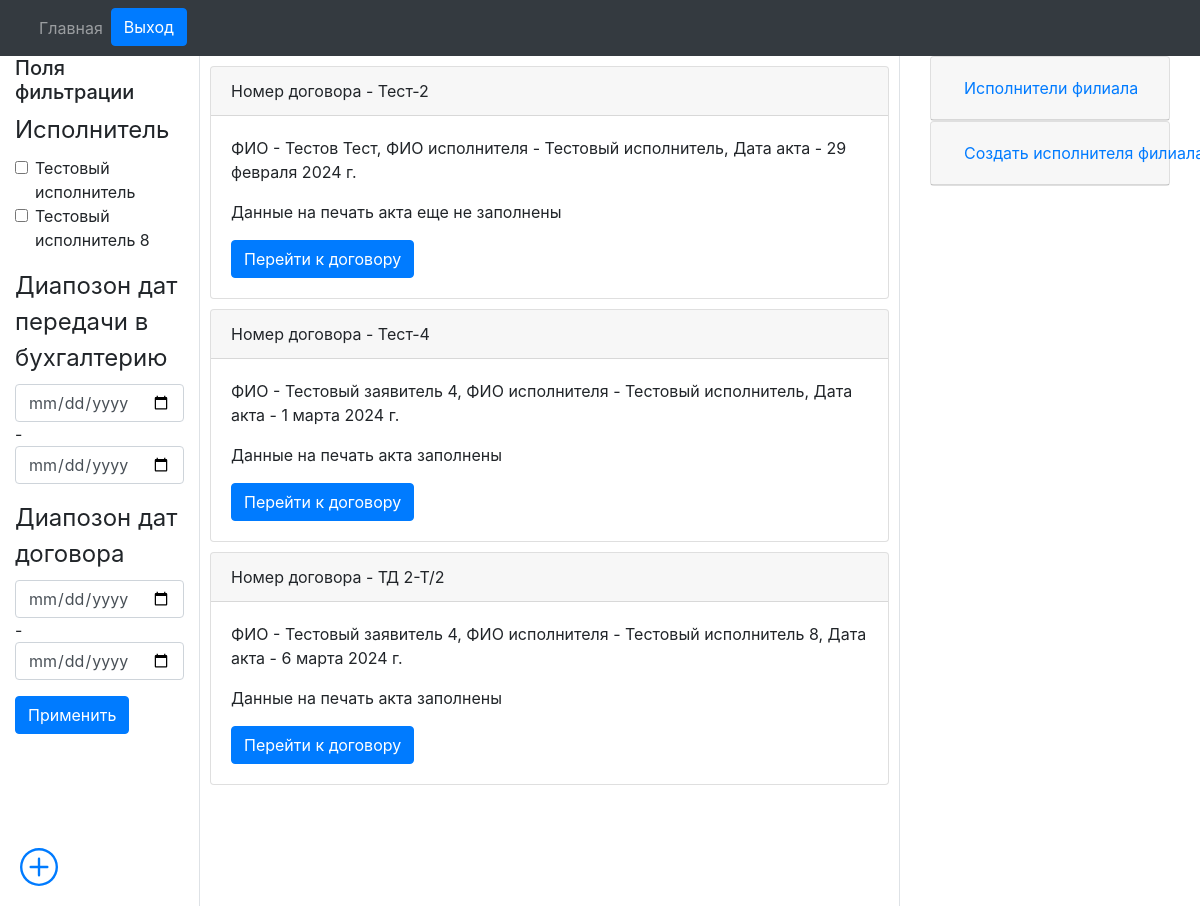
The app's page /paid_departure/filials/orders/1/ (signed in), older data.
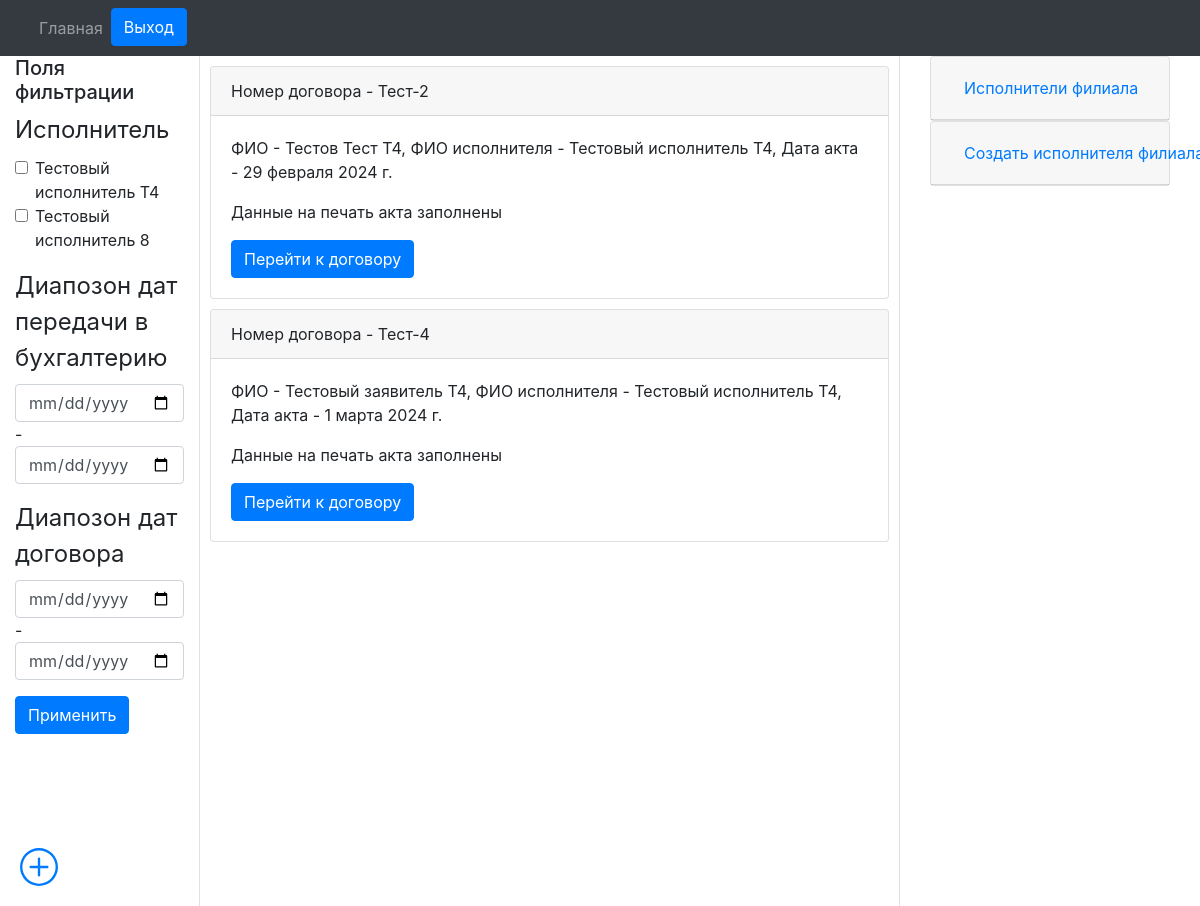
The same page, newer data.
### engine/models.py (models this page shows, shortened)
class Reestr_oferts(models.Model):
    number_orders_vozm = models.CharField(max_length=20, blank=False, verbose_name='Номер договора возм.', db_index=True)
    fio = models.CharField(max_length=128, blank=False, verbose_name='ФИО')
    date_orders = models.DateField(auto_now_add=True, verbose_name='Дата договора')
    date_akt = models.DateField(auto_now_add=True, verbose_name='Дата акта')
    exicutor = models.ForeignKey(Exicuters, on_delete=models.PROTECT, verbose_name='Исполнитель')
    filial = models.ForeignKey(Filials, on_delete=models.PROTECT, verbose_name='Филиал')
    price = models.FloatField(max_length=10, verbose_name='Цена')
    date_buhgt = models.DateField(verbose_name='Дата передачи в бухгалтерию')
    comment = models.CharField(max_length=512, verbose_name='Комментарий', blank=True)

class Exicuters(models.Model):
    fio = models.CharField(max_length=128, blank=False, verbose_name='ФИО исполнителя')
    position_filial = models.CharField(max_length=128, blank=False, default='Администратор', verbose_name='Должность')
    filial = models.ForeignKey(Filials, on_delete=models.PROTECT, verbose_name='Филиал к котрому привязан исполнитель')
    def __str__(self):
        return self.fio

### engine/views.py (the view)
# urls.py: path('filials/orders/<int:pk>/', get_orders, name='get_orders'),
@login_required
def get_orders(request, pk):
    if not request.user.has_perm('engine.view_reestr_oferts'):
        queryset = Reestr_oferts.objects.filter(filial_id=pk)
        exicuters_filial = Exicuters.objects.filter(filial_id=pk)
        if not queryset:
            form = CreateExicuterFilialFilterForm(id=pk)
            form.initial['filial'] = pk
            exicuters_filial = Exicuters.objects.filter(filial_id=pk)
            filter = ProductFilter(request.GET, queryset=Reestr_oferts.objects.filter(filial_id=pk), id=pk)
            return render(request, 'orders/orders.html', {'filter': filter, 'exicuters_filial': exicuters_filial, 'form': form})
        else:
            filial = str(queryset[0].filial)
            user_filial = str(request.user.filial)
            if filial == user_filial:
                form = CreateExicuterFilialFilterForm(id=pk)
                form.initial['filial'] = pk
                filter = ProductFilter(request.GET, queryset=Reestr_oferts.objects.filter(filial_id=pk), id=pk)
                return render(request, 'orders/orders.html', {'filter': filter, 'exicuters_filial': exicuters_filial, 'form': form})
            else:
                raise PermissionError
    else:
        form = CreateExicuterFilialFilterForm(id=None)
        form.initial['filial'] = pk
        exicuters_filial = Exicuters.objects.filter(filial_id=pk)
        filter = ProductFilter(request.GET, queryset=Reestr_oferts.objects.filter(filial_id=pk), id=pk)
        return render(request, 'orders/orders.html', {'filter': filter, 'exicuters_filial': exicuters_filial, 'form': form})

### engine/forms.py
class CreateExicuterFilialFilterForm(ModelForm):
    def __init__(self, *args, id=None, **kwargs):
        super().__init__(*args, **kwargs)
        if id == None:
            pass
        else:
            self.fields['filial'].queryset = Filials.objects.filter(id=id)
    class Meta:
        model = Exicuters
        fields = ('fio', 'filial')

### engine/models.py (called while the page is built)
    def __str__(self):
        return self.name

### engine/templates/orders/orders.html (shortened to what this page needs)
{% extends "orders/base.html" %}
{% load crispy_forms_tags %}
{% block nav %}{% include "orders/nav.html" %}{% endblock %}
{% block content %}
<div class="container-fluid text-left">
  <div class="row" style="height: 850px">
    <div class="col-2 column-2 border-right">
      <h5>Поля фильтрации</h5>
      <form method="GET">
        {{ filter.form|crispy }}
      <button class="btn btn-primary" type="submit">Применить</button>
      </form>
    </div>
    <div class="col-7 position-relative border-right">
      <div class="overflow-auto scroll-container">
      {% for order in filter.qs %}
      <div class="card" style="margin: 10px 10px 10px 10px;">
          <div class="card-header">
            Номер договора - {{ order.number_orders_vozm }}
          </div>
          <div class="card-body">
            <p class="card-text">ФИО - {{ order.fio }}, ФИО исполнителя - {{ order.exicutor }}, Дата акта - {{ order.date_akt }}</p>
            {% if order.contract_data.reestr_oferts  %}
              <p>Данные на печать акта заполнены</p>
            {% else %}
              <p>Данные на печать акта еще не заполнены</p>
            {% endif %}
            <a href="{% url 'get_order' id_order=order.pk %}" class="btn btn-primary">Перейти к договору</a>
          </div>
        </div>
          {% endfor %}
          <div class="fixed-bottom fixed-right" style="width: 70px; position: fixed; bottom: 0; right: 0; padding: 20px;">
            <a href="/paid_departure/create_order/">
            </a>
          </div>
    </div>
  </div>
  <div class="col-3 column-2">
    <div class="container">
      <div id="accordion">
        <div class="card">
          <div class="card-header" id="headingOne">
            <h5 class="mb-0">
              <button class="btn btn-link collapsed" data-toggle="collapse" data-target="#collapseOne" aria-expanded="false" aria-controls="collapseOne">
                Исполнители филиала
              </button>
            </h5>
          </div>
        </div>
      </div>
    </div>
    <div class="container">
      <div id="accordion">
        <div class="card">
          <div class="card-header" id="headingTwo">
            <h5 class="mb-0">
              <button class="btn btn-link collapsed" data-toggle="collapse" data-target="#collapseTwo" aria-expanded="false" aria-controls="collapseTwo">
                Создать исполнителя филиала
              </button>
            </h5>
          </div>
        </div>
      </div>
    </div>
  </div>
</div>
</div>
      {% endblock %}

### engine/templates/orders/base.html (shortened to what this page needs)
{% load static %}
<!DOCTYPE html>
<html>
<head>
   <link rel="stylesheet" href="https://cdnjs.cloudflare.com/ajax/libs/datepicker/0.6.5/datepicker.min.css" />
  <link rel="stylesheet" href="https://stackpath.bootstrapcdn.com/bootstrap/4.1.3/css/bootstrap.min.css">
</head>
<body>
  {% block nav %}{% endblock %}
  <main>{% block content %}{% endblock %}</main>
</body>
</html>

### engine/templates/orders/nav.html (shortened to what this page needs)
<nav class="navbar navbar-expand-lg navbar-dark bg-dark">
    <div class="container-fluid">
      <div class="collapse navbar-collapse" id="navbarNavDropdown">
        <ul class="navbar-nav">
          <li class="nav-item">
            <a class="nav-link" aria-current="page" href="/main/">Главная</a>
          </li>
          {% if user.is_authenticated %}
          <li class="nav-item" >
            <form class="form-inline my-2 my-lg-0" method="post" action="/accounts/logout/">
              <button class="btn btn-primary my-2 my-sm-0" type="submit">Выход</button>
            </form>
          </li>
          {% endif %}
        </ul>
      </div>
    </div>
  </nav>

### engine/templates/orders/orders.html (style rules this page uses)
.scroll-container { position: absolute; top: 0; left: 0; bottom: 0; right: 0; overflow: auto; }

Row changes from the older to the newer data that the page shows:
removed Reestr_oferts: number_orders_vozm "ТД 2-Т/2", fio "Тестовый заявитель 4", exicutor "Тестовый исполнитель 8", date_akt "6 марта 2024 г.", shows "Данные на печать акта заполнены"
changed Reestr_oferts "Тест-2": fio "Тестов Тест" → "Тестов Тест Т4"; exicutor "Тестовый исполнитель" → "Тестовый исполнитель Т4"; text "Данные на печать акта еще не заполнены" → "Данные на печать акта заполнены"
changed Reestr_oferts "Тест-4": fio "Тестовый заявитель 4" → "Тестовый заявитель Т4"; exicutor "Тестовый исполнитель" → "Тестовый исполнитель Т4"
Text that changed along with them:
text no longer shown: "Исполнитель Тестовый исполнитель Тестовый исполнитель 8 Диапозон дат передачи в бухгалтерию - Диапозон дат договора -"
text now shown: "Исполнитель Тестовый исполнитель Т4 Тестовый исполнитель 8 Диапозон дат передачи в бухгалтерию - Диапозон дат договора -"
